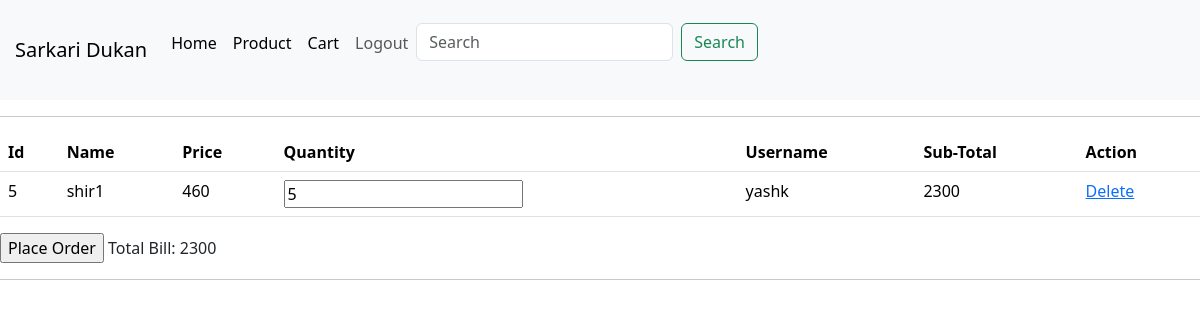
The app's page /clist (signed in) with its own data.
### eapp/models.py (models this page shows, shortened)
class Cart(models.Model):
    user=models.ForeignKey(User,on_delete=models.CASCADE)
    product=models.ForeignKey(Product,on_delete=models.CASCADE)
    quantity = models.PositiveIntegerField(default=1)
    class Meta:
        db_table = 'cart'

class Product(models.Model):
    name=models.CharField(max_length=30)
    price=models.IntegerField(default=0)
    description=models.TextField(max_length=300,default='',null=True,blank=True)
    category=models.ForeignKey(Category,on_delete=models.CASCADE)
    image=models.ImageField(upload_to='image')
    class Meta:
        db_table='product'

### eapp/views.py (the view)
# urls.py: path('clist',v.cart_list,name='clist'),
def cart_list(request):
    user_id = request.session.get('uid')
    print(user_id)
    cart_items = Cart.objects.filter(user_id=user_id)
    print(cart_items)
    cart_with_subtotals = [
        {
            'item':item,
            'subtotal': item.product.price * item.quantity
        }for item in cart_items
    ]
    total_price = sum(item['subtotal'] for item in cart_with_subtotals)
    context={
        'cl': cart_with_subtotals,
        'total_price': total_price
    }
    return render(request,'clist.html',context)

### eapp/templates/clist.html (shortened to what this page needs)
{% extends 'base.html' %}
{% load static %}
    {% block body %}
        <hr>
        <form method="post">
            <table class="table">
                <thead>
                    <tr>
                        <th>Id</th>
                        <th>Name</th>
                        <th>Price</th>
                        <th>Quantity</th>
                        <th>Username</th>
                        <th>Sub-Total</th>
                        <th>Action</th>
                    </tr>
                </thead>
                <tbody>
                    {% for item in cl %}
                    <tr>
                        <td>{{ item.item.id }}</td>
                        <td>{{ item.item.product.name }}</td>
                        <td>{{ item.item.product.price }}</td>
                        <td>
                            <input type="number" name="" value="{{ item.item.quantity }}" min="1">
                        </td>
                        <td>{{ item.item.user.username }}</td>
                        <td>{{ item.subtotal }}</td>
                        <td><a href="{% url 'eapp:delete1' item.item.id %}">Delete</a></td>
                    </tr>
                    {% endfor %}
                </tbody>
            </table>
            <div class="total-section">
                <input type="submit" value="Place Order">
                <span>Total Bill: {{ total_price }}</span>
            </div>
        </form>
        <hr>
    {% endblock %}

### records on screen
Cart: item.id "5", item.product.name "shir1", item.product.price "460", item.quantity "5", item.user.username "yashk", subtotal "2300"

### other values on screen
{{ total_price }} "2300"
